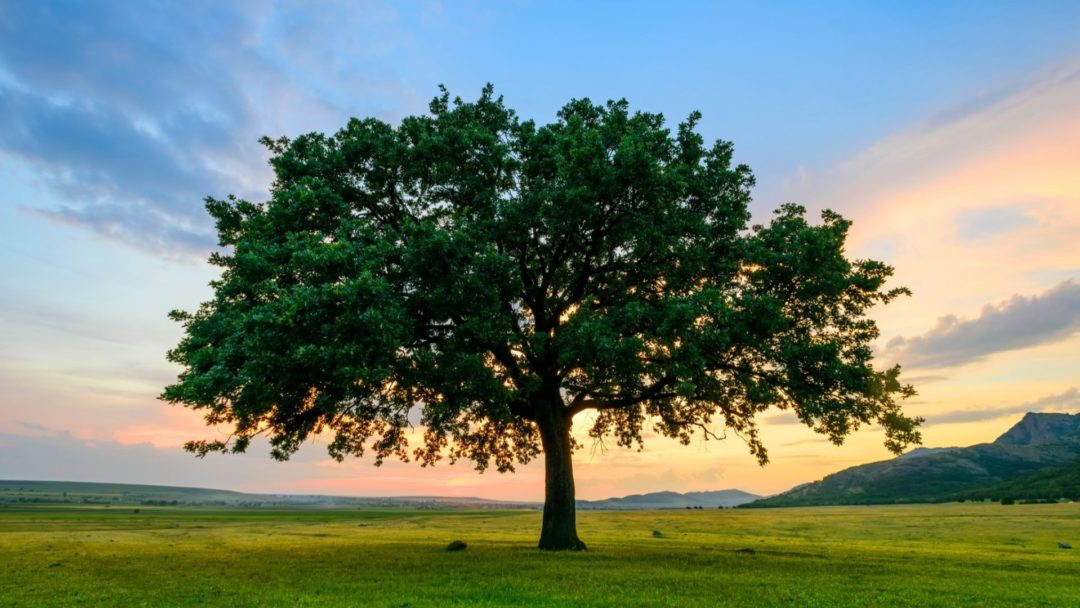
#> input picture Homeworks/Homework_2/tree.jpg, 1080 x 608 px
$ jupyter execute homework_2_canny_edge_detector_solutions.ipynb   (shell and % lines are left out)
#> lines starting #> are read from the running program, lines starting #| are printed output that depends on the picture
## The purpose of this homework is to implement Canny Edge Detector

[cell 1]
import numpy as np
import matplotlib.pyplot as plt

from skimage.io import imread
from skimage.transform import resize
from scipy.ndimage.filters import gaussian_filter
from tqdm import tqdm

[cell 2]
from skimage.color import rgb2gray
from scipy.signal import convolve2d
from scipy import ndimage
import cv2

### As you know from theory, Canny Edge Detection algorithm is composed of 4 steps:
- Bluring the image to suppress the noise
- Calculation of the gradient and the magnitude of the image-gradient
- Non-maximum suppression
- Hystersis thresholding

#### At first let's read and visualize an image.

[cell 3]
img = imread('tree.jpg')/255.
img = resize(img, (240, 320), preserve_range=True)
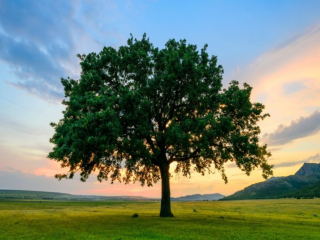
#> img: shape (240, 320, 3) float64; mean R, G, B 0.447, 0.506, 0.443
img = rgb2gray(img)
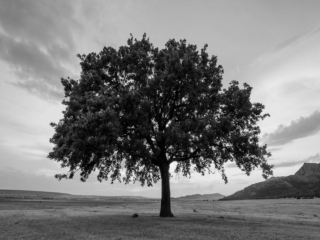
#> img: shape (240, 320) float64; min 0.00442, max 0.977, mean 0.489

[cell 4]
plt.imshow(img, cmap = 'gray')

In order to suppress the noise in the image, we apply bluring.

### Step 1: Gaussian blur

[cell 5]
# from scipy.signal import gaussian, sobel

smooth_img = ndimage.gaussian_filter(img, sigma=1) # TODO get gaussian blured image with some sigma and kernel size
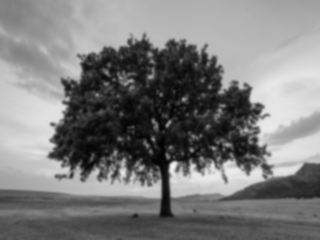
#> smooth_img: shape (240, 320) float64; min 0.00866, max 0.952, mean 0.489
plt.imshow(smooth_img, cmap = 'gray')
plt.show()

### Step 2: Gradient Calculation

[cell 6]
G_x, G_y = ndimage.sobel(img, axis = -1), ndimage.sobel(img, axis = 0) # TODO Calculate the gradient of the image
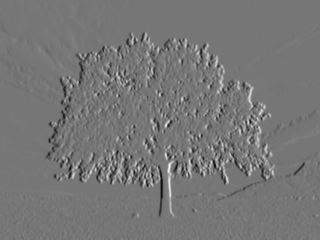
#> G_x: shape (240, 320) float64; min -2.82, max 3.23, mean 0.000148; drawn with min black and max white
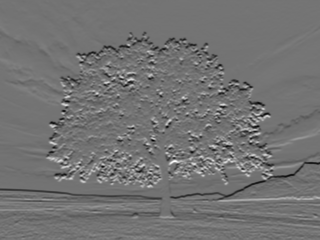
#> G_y: shape (240, 320) float64; min -2.44, max 2.94, mean -0.0103; drawn with min black and max white
M = np.hypot(G_x, G_y) # TODO Compute the magnitude of the image gradient
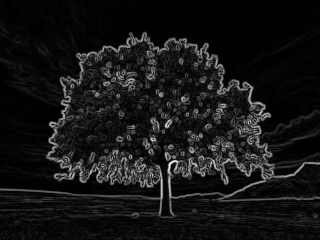
#> M: shape (240, 320) float64; min 7.13e-07, max 3.3, mean 0.278; drawn with min black and max white
M = M/M.max()
